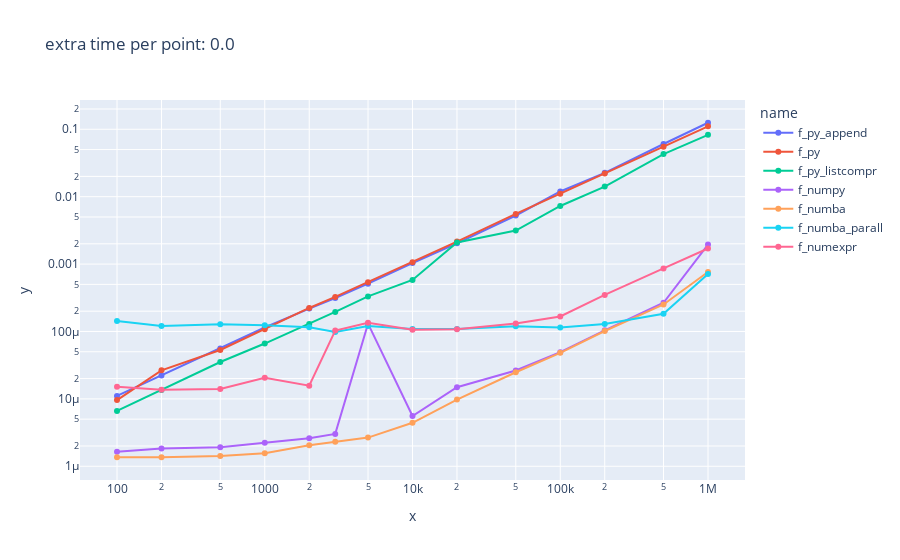
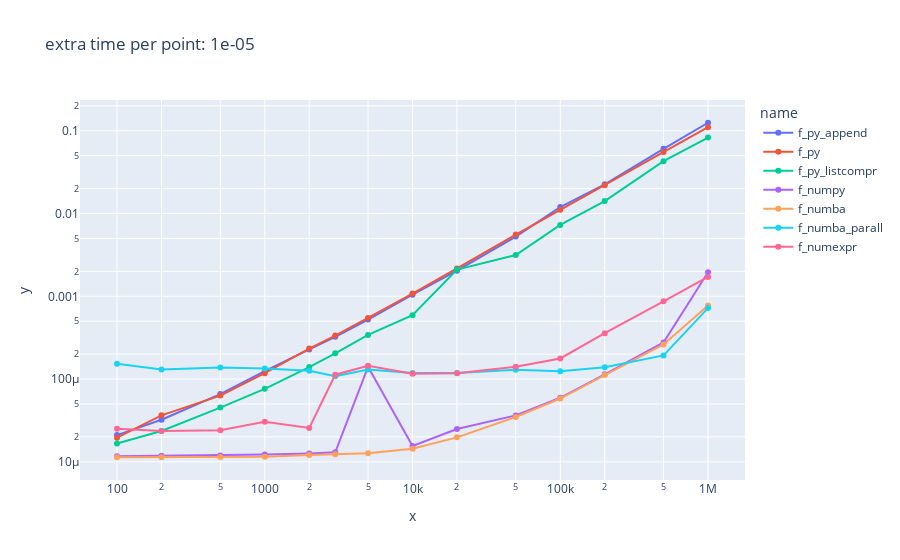
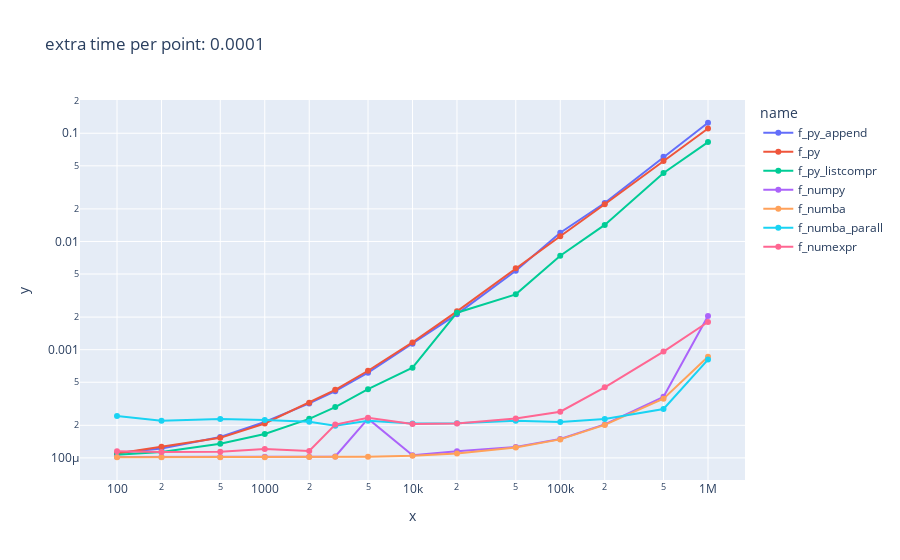
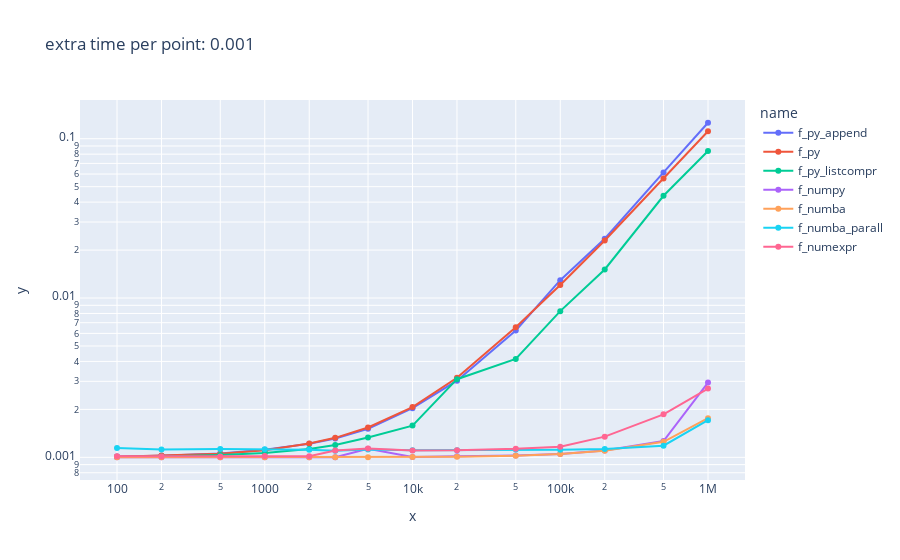

Notebook source saved alongside these figures, in order:
### Code cell
for t in addons:
    l = [pd.DataFrame({'name': f.__name__, 
                       'x': sizes, 
                       'y': times[:, j] + t
                      }) 
        for j, f in enumerate(funcs)]
    df = pd.concat(l)
    px.line(df, x='x', y='y', color='name', title=f'extra time per point: {t}', log_x=True, log_y=True, markers=True).show()

### Figure 1 — Plotly figure (JSON) as saved in the notebook; plotly's stock layout.template omitted (floating-point values rounded to 4 significant figures)
{"data": [{"hovertemplate": "name=f_py_append<br>x=%{x}<br>y=%{y}<extra></extra>", "legendgroup": "f_py_append", "line": {"color": "#636efa", "dash": "solid"}, "marker": {"symbol": "circle"}, "mode": "lines+markers", "name": "f_py_append", "orientation": "v", "showlegend": true, "type": "scatter", "x": [100, 200, 500, 1000, 2000, 3000, 5000, 10000, 20000, 50000, 100000, 200000, 500000, 1000000], "xaxis": "x", "y": [1.105e-05, 2.227e-05, 5.584e-05, 0.0001145, 0.0002184, 0.0003134, 0.0005128, 0.001037, 0.00203, 0.005258, 0.01195, 0.02255, 0.06042, 0.125], "yaxis": "y"}, {"hovertemplate": "name=f_py<br>x=%{x}<br>y=%{y}<extra></extra>", "legendgroup": "f_py", "line": {"color": "#EF553B", "dash": "solid"}, "marker": {"symbol": "circle"}, "mode": "lines+markers", "name": "f_py", "orientation": "v", "showlegend": true, "type": "scatter", "x": [100, 200, 500, 1000, 2000, 3000, 5000, 10000, 20000, 50000, 100000, 200000, 500000, 1000000], "xaxis": "x", "y": [9.608e-06, 2.649e-05, 5.316e-05, 0.0001078, 0.0002233, 0.0003259, 0.0005387, 0.001068, 0.00216, 0.005555, 0.01107, 0.02199, 0.05528, 0.1104], "yaxis": "y"}, {"hovertemplate": "name=f_py_listcompr<br>x=%{x}<br>y=%{y}<extra></extra>", "legendgroup": "f_py_listcompr", "line": {"color": "#00cc96", "dash": "solid"}, "marker": {"symbol": "circle"}, "mode": "lines+markers", "name": "f_py_listcompr", "orientation": "v", "showlegend": true, "type": "scatter", "x": [100, 200, 500, 1000, 2000, 3000, 5000, 10000, 20000, 50000, 100000, 200000, 500000, 1000000], "xaxis": "x", "y": [6.628e-06, 1.355e-05, 3.523e-05, 6.623e-05, 0.0001295, 0.0001948, 0.0003315, 0.000582, 0.002095, 0.003147, 0.007274, 0.01412, 0.04284, 0.08277], "yaxis": "y"}, {"hovertemplate": "name=f_numpy<br>x=%{x}<br>y=%{y}<extra></extra>", "legendgroup": "f_numpy", "line": {"color": "#ab63fa", "dash": "solid"}, "marker": {"symbol": "circle"}, "mode": "lines+markers", "name": "f_numpy", "orientation": "v", "showlegend": true, "type": "scatter", "x": [100, 200, 500, 1000, 2000, 3000, 5000, 10000, 20000, 50000, 100000, 200000, 500000, 1000000], "xaxis": "x", "y": [1.643e-06, 1.837e-06, 1.924e-06, 2.231e-06, 2.608e-06, 3.025e-06, 0.0001306, 5.574e-06, 1.491e-05, 2.639e-05, 4.938e-05, 0.000104, 0.0002666, 0.001945], "yaxis": "y"}, {"hovertemplate": "name=f_numba<br>x=%{x}<br>y=%{y}<extra></extra>", "legendgroup": "f_numba", "line": {"color": "#FFA15A", "dash": "solid"}, "marker": {"symbol": "circle"}, "mode": "lines+markers", "name": "f_numba", "orientation": "v", "showlegend": true, "type": "scatter", "x": [100, 200, 500, 1000, 2000, 3000, 5000, 10000, 20000, 50000, 100000, 200000, 500000, 1000000], "xaxis": "x", "y": [1.361e-06, 1.363e-06, 1.416e-06, 1.558e-06, 2.055e-06, 2.314e-06, 2.665e-06, 4.421e-06, 9.766e-06, 2.484e-05, 4.819e-05, 0.0001017, 0.0002519, 0.0007616], "yaxis": "y"}, {"hovertemplate": "name=f_numba_parall<br>x=%{x}<br>y=%{y}<extra></extra>", "legendgroup": "f_numba_parall", "line": {"color": "#19d3f3", "dash": "solid"}, "marker": {"symbol": "circle"}, "mode": "lines+markers", "name": "f_numba_parall", "orientation": "v", "showlegend": true, "type": "scatter", "x": [100, 200, 500, 1000, 2000, 3000, 5000, 10000, 20000, 50000, 100000, 200000, 500000, 1000000], "xaxis": "x", "y": [0.0001434, 0.0001204, 0.0001284, 0.0001242, 0.0001159, 9.82e-05, 0.0001207, 0.0001084, 0.0001085, 0.0001199, 0.0001146, 0.0001287, 0.0001833, 0.0007101], "yaxis": "y"}, {"hovertemplate": "name=f_numexpr<br>x=%{x}<br>y=%{y}<extra></extra>", "legendgroup": "f_numexpr", "line": {"color": "#FF6692", "dash": "solid"}, "marker": {"symbol": "circle"}, "mode": "lines+markers", "name": "f_numexpr", "orientation": "v", "showlegend": true, "type": "scatter", "x": [100, 200, 500, 1000, 2000, 3000, 5000, 10000, 20000, 50000, 100000, 200000, 500000, 1000000], "xaxis": "x", "y": [1.513e-05, 1.364e-05, 1.402e-05, 2.054e-05, 1.572e-05, 0.000103, 0.000135, 0.0001059, 0.0001075, 0.0001312, 0.0001673, 0.0003488, 0.0008611, 0.001702], "yaxis": "y"}], "layout": {"legend": {"title": {"text": "name"}, "tracegroupgap": 0}, "title": {"text": "extra time per point: 0.0"}, "xaxis": {"anchor": "y", "domain": [0, 1], "title": {"text": "x"}, "type": "log"}, "yaxis": {"anchor": "x", "domain": [0, 1], "title": {"text": "y"}, "type": "log"}}}

### Figure 2 — Plotly figure (JSON) as saved in the notebook; plotly's stock layout.template omitted (floating-point values rounded to 4 significant figures)
{"data": [{"hovertemplate": "name=f_py_append<br>x=%{x}<br>y=%{y}<extra></extra>", "legendgroup": "f_py_append", "line": {"color": "#636efa", "dash": "solid"}, "marker": {"symbol": "circle"}, "mode": "lines+markers", "name": "f_py_append", "orientation": "v", "showlegend": true, "type": "scatter", "x": [100, 200, 500, 1000, 2000, 3000, 5000, 10000, 20000, 50000, 100000, 200000, 500000, 1000000], "xaxis": "x", "y": [2.105e-05, 3.227e-05, 6.584e-05, 0.0001245, 0.0002284, 0.0003234, 0.0005228, 0.001047, 0.00204, 0.005268, 0.01196, 0.02256, 0.06043, 0.125], "yaxis": "y"}, {"hovertemplate": "name=f_py<br>x=%{x}<br>y=%{y}<extra></extra>", "legendgroup": "f_py", "line": {"color": "#EF553B", "dash": "solid"}, "marker": {"symbol": "circle"}, "mode": "lines+markers", "name": "f_py", "orientation": "v", "showlegend": true, "type": "scatter", "x": [100, 200, 500, 1000, 2000, 3000, 5000, 10000, 20000, 50000, 100000, 200000, 500000, 1000000], "xaxis": "x", "y": [1.961e-05, 3.649e-05, 6.316e-05, 0.0001178, 0.0002333, 0.0003359, 0.0005487, 0.001078, 0.00217, 0.005565, 0.01108, 0.022, 0.05529, 0.1104], "yaxis": "y"}, {"hovertemplate": "name=f_py_listcompr<br>x=%{x}<br>y=%{y}<extra></extra>", "legendgroup": "f_py_listcompr", "line": {"color": "#00cc96", "dash": "solid"}, "marker": {"symbol": "circle"}, "mode": "lines+markers", "name": "f_py_listcompr", "orientation": "v", "showlegend": true, "type": "scatter", "x": [100, 200, 500, 1000, 2000, 3000, 5000, 10000, 20000, 50000, 100000, 200000, 500000, 1000000], "xaxis": "x", "y": [1.663e-05, 2.355e-05, 4.523e-05, 7.623e-05, 0.0001395, 0.0002048, 0.0003415, 0.000592, 0.002105, 0.003157, 0.007284, 0.01413, 0.04285, 0.08278], "yaxis": "y"}, {"hovertemplate": "name=f_numpy<br>x=%{x}<br>y=%{y}<extra></extra>", "legendgroup": "f_numpy", "line": {"color": "#ab63fa", "dash": "solid"}, "marker": {"symbol": "circle"}, "mode": "lines+markers", "name": "f_numpy", "orientation": "v", "showlegend": true, "type": "scatter", "x": [100, 200, 500, 1000, 2000, 3000, 5000, 10000, 20000, 50000, 100000, 200000, 500000, 1000000], "xaxis": "x", "y": [1.164e-05, 1.184e-05, 1.192e-05, 1.223e-05, 1.261e-05, 1.303e-05, 0.0001406, 1.557e-05, 2.491e-05, 3.639e-05, 5.938e-05, 0.000114, 0.0002766, 0.001955], "yaxis": "y"}, {"hovertemplate": "name=f_numba<br>x=%{x}<br>y=%{y}<extra></extra>", "legendgroup": "f_numba", "line": {"color": "#FFA15A", "dash": "solid"}, "marker": {"symbol": "circle"}, "mode": "lines+markers", "name": "f_numba", "orientation": "v", "showlegend": true, "type": "scatter", "x": [100, 200, 500, 1000, 2000, 3000, 5000, 10000, 20000, 50000, 100000, 200000, 500000, 1000000], "xaxis": "x", "y": [1.136e-05, 1.136e-05, 1.142e-05, 1.156e-05, 1.206e-05, 1.231e-05, 1.266e-05, 1.442e-05, 1.977e-05, 3.484e-05, 5.819e-05, 0.0001117, 0.0002619, 0.0007716], "yaxis": "y"}, {"hovertemplate": "name=f_numba_parall<br>x=%{x}<br>y=%{y}<extra></extra>", "legendgroup": "f_numba_parall", "line": {"color": "#19d3f3", "dash": "solid"}, "marker": {"symbol": "circle"}, "mode": "lines+markers", "name": "f_numba_parall", "orientation": "v", "showlegend": true, "type": "scatter", "x": [100, 200, 500, 1000, 2000, 3000, 5000, 10000, 20000, 50000, 100000, 200000, 500000, 1000000], "xaxis": "x", "y": [0.0001534, 0.0001304, 0.0001384, 0.0001342, 0.0001259, 0.0001082, 0.0001307, 0.0001184, 0.0001185, 0.0001299, 0.0001246, 0.0001387, 0.0001933, 0.0007201], "yaxis": "y"}, {"hovertemplate": "name=f_numexpr<br>x=%{x}<br>y=%{y}<extra></extra>", "legendgroup": "f_numexpr", "line": {"color": "#FF6692", "dash": "solid"}, "marker": {"symbol": "circle"}, "mode": "lines+markers", "name": "f_numexpr", "orientation": "v", "showlegend": true, "type": "scatter", "x": [100, 200, 500, 1000, 2000, 3000, 5000, 10000, 20000, 50000, 100000, 200000, 500000, 1000000], "xaxis": "x", "y": [2.513e-05, 2.364e-05, 2.402e-05, 3.054e-05, 2.572e-05, 0.000113, 0.000145, 0.0001159, 0.0001175, 0.0001412, 0.0001773, 0.0003588, 0.0008711, 0.001712], "yaxis": "y"}], "layout": {"legend": {"title": {"text": "name"}, "tracegroupgap": 0}, "title": {"text": "extra time per point: 1e-05"}, "xaxis": {"anchor": "y", "domain": [0, 1], "title": {"text": "x"}, "type": "log"}, "yaxis": {"anchor": "x", "domain": [0, 1], "title": {"text": "y"}, "type": "log"}}}

### Figure 3 — Plotly figure (JSON) as saved in the notebook; plotly's stock layout.template omitted (floating-point values rounded to 4 significant figures)
{"data": [{"hovertemplate": "name=f_py_append<br>x=%{x}<br>y=%{y}<extra></extra>", "legendgroup": "f_py_append", "line": {"color": "#636efa", "dash": "solid"}, "marker": {"symbol": "circle"}, "mode": "lines+markers", "name": "f_py_append", "orientation": "v", "showlegend": true, "type": "scatter", "x": [100, 200, 500, 1000, 2000, 3000, 5000, 10000, 20000, 50000, 100000, 200000, 500000, 1000000], "xaxis": "x", "y": [0.0001111, 0.0001223, 0.0001558, 0.0002145, 0.0003184, 0.0004134, 0.0006128, 0.001137, 0.00213, 0.005358, 0.01205, 0.02265, 0.06052, 0.1251], "yaxis": "y"}, {"hovertemplate": "name=f_py<br>x=%{x}<br>y=%{y}<extra></extra>", "legendgroup": "f_py", "line": {"color": "#EF553B", "dash": "solid"}, "marker": {"symbol": "circle"}, "mode": "lines+markers", "name": "f_py", "orientation": "v", "showlegend": true, "type": "scatter", "x": [100, 200, 500, 1000, 2000, 3000, 5000, 10000, 20000, 50000, 100000, 200000, 500000, 1000000], "xaxis": "x", "y": [0.0001096, 0.0001265, 0.0001532, 0.0002078, 0.0003233, 0.0004259, 0.0006387, 0.001168, 0.00226, 0.005655, 0.01117, 0.02209, 0.05538, 0.1105], "yaxis": "y"}, {"hovertemplate": "name=f_py_listcompr<br>x=%{x}<br>y=%{y}<extra></extra>", "legendgroup": "f_py_listcompr", "line": {"color": "#00cc96", "dash": "solid"}, "marker": {"symbol": "circle"}, "mode": "lines+markers", "name": "f_py_listcompr", "orientation": "v", "showlegend": true, "type": "scatter", "x": [100, 200, 500, 1000, 2000, 3000, 5000, 10000, 20000, 50000, 100000, 200000, 500000, 1000000], "xaxis": "x", "y": [0.0001066, 0.0001136, 0.0001352, 0.0001662, 0.0002295, 0.0002948, 0.0004315, 0.000682, 0.002195, 0.003247, 0.007374, 0.01422, 0.04294, 0.08287], "yaxis": "y"}, {"hovertemplate": "name=f_numpy<br>x=%{x}<br>y=%{y}<extra></extra>", "legendgroup": "f_numpy", "line": {"color": "#ab63fa", "dash": "solid"}, "marker": {"symbol": "circle"}, "mode": "lines+markers", "name": "f_numpy", "orientation": "v", "showlegend": true, "type": "scatter", "x": [100, 200, 500, 1000, 2000, 3000, 5000, 10000, 20000, 50000, 100000, 200000, 500000, 1000000], "xaxis": "x", "y": [0.0001016, 0.0001018, 0.0001019, 0.0001022, 0.0001026, 0.000103, 0.0002306, 0.0001056, 0.0001149, 0.0001264, 0.0001494, 0.000204, 0.0003666, 0.002045], "yaxis": "y"}, {"hovertemplate": "name=f_numba<br>x=%{x}<br>y=%{y}<extra></extra>", "legendgroup": "f_numba", "line": {"color": "#FFA15A", "dash": "solid"}, "marker": {"symbol": "circle"}, "mode": "lines+markers", "name": "f_numba", "orientation": "v", "showlegend": true, "type": "scatter", "x": [100, 200, 500, 1000, 2000, 3000, 5000, 10000, 20000, 50000, 100000, 200000, 500000, 1000000], "xaxis": "x", "y": [0.0001014, 0.0001014, 0.0001014, 0.0001016, 0.0001021, 0.0001023, 0.0001027, 0.0001044, 0.0001098, 0.0001248, 0.0001482, 0.0002017, 0.0003519, 0.0008616], "yaxis": "y"}, {"hovertemplate": "name=f_numba_parall<br>x=%{x}<br>y=%{y}<extra></extra>", "legendgroup": "f_numba_parall", "line": {"color": "#19d3f3", "dash": "solid"}, "marker": {"symbol": "circle"}, "mode": "lines+markers", "name": "f_numba_parall", "orientation": "v", "showlegend": true, "type": "scatter", "x": [100, 200, 500, 1000, 2000, 3000, 5000, 10000, 20000, 50000, 100000, 200000, 500000, 1000000], "xaxis": "x", "y": [0.0002434, 0.0002204, 0.0002284, 0.0002242, 0.0002159, 0.0001982, 0.0002207, 0.0002084, 0.0002085, 0.0002199, 0.0002146, 0.0002287, 0.0002833, 0.0008101], "yaxis": "y"}, {"hovertemplate": "name=f_numexpr<br>x=%{x}<br>y=%{y}<extra></extra>", "legendgroup": "f_numexpr", "line": {"color": "#FF6692", "dash": "solid"}, "marker": {"symbol": "circle"}, "mode": "lines+markers", "name": "f_numexpr", "orientation": "v", "showlegend": true, "type": "scatter", "x": [100, 200, 500, 1000, 2000, 3000, 5000, 10000, 20000, 50000, 100000, 200000, 500000, 1000000], "xaxis": "x", "y": [0.0001151, 0.0001136, 0.000114, 0.0001205, 0.0001157, 0.000203, 0.000235, 0.0002059, 0.0002075, 0.0002312, 0.0002673, 0.0004488, 0.0009611, 0.001802], "yaxis": "y"}], "layout": {"legend": {"title": {"text": "name"}, "tracegroupgap": 0}, "title": {"text": "extra time per point: 0.0001"}, "xaxis": {"anchor": "y", "domain": [0, 1], "title": {"text": "x"}, "type": "log"}, "yaxis": {"anchor": "x", "domain": [0, 1], "title": {"text": "y"}, "type": "log"}}}

### Figure 4 — Plotly figure (JSON) as saved in the notebook; plotly's stock layout.template omitted (floating-point values rounded to 4 significant figures)
{"data": [{"hovertemplate": "name=f_py_append<br>x=%{x}<br>y=%{y}<extra></extra>", "legendgroup": "f_py_append", "line": {"color": "#636efa", "dash": "solid"}, "marker": {"symbol": "circle"}, "mode": "lines+markers", "name": "f_py_append", "orientation": "v", "showlegend": true, "type": "scatter", "x": [100, 200, 500, 1000, 2000, 3000, 5000, 10000, 20000, 50000, 100000, 200000, 500000, 1000000], "xaxis": "x", "y": [0.001011, 0.001022, 0.001056, 0.001114, 0.001218, 0.001313, 0.001513, 0.002037, 0.00303, 0.006258, 0.01295, 0.02355, 0.06142, 0.126], "yaxis": "y"}, {"hovertemplate": "name=f_py<br>x=%{x}<br>y=%{y}<extra></extra>", "legendgroup": "f_py", "line": {"color": "#EF553B", "dash": "solid"}, "marker": {"symbol": "circle"}, "mode": "lines+markers", "name": "f_py", "orientation": "v", "showlegend": true, "type": "scatter", "x": [100, 200, 500, 1000, 2000, 3000, 5000, 10000, 20000, 50000, 100000, 200000, 500000, 1000000], "xaxis": "x", "y": [0.00101, 0.001026, 0.001053, 0.001108, 0.001223, 0.001326, 0.001539, 0.002068, 0.00316, 0.006555, 0.01207, 0.02299, 0.05628, 0.1114], "yaxis": "y"}, {"hovertemplate": "name=f_py_listcompr<br>x=%{x}<br>y=%{y}<extra></extra>", "legendgroup": "f_py_listcompr", "line": {"color": "#00cc96", "dash": "solid"}, "marker": {"symbol": "circle"}, "mode": "lines+markers", "name": "f_py_listcompr", "orientation": "v", "showlegend": true, "type": "scatter", "x": [100, 200, 500, 1000, 2000, 3000, 5000, 10000, 20000, 50000, 100000, 200000, 500000, 1000000], "xaxis": "x", "y": [0.001007, 0.001014, 0.001035, 0.001066, 0.001129, 0.001195, 0.001331, 0.001582, 0.003095, 0.004147, 0.008274, 0.01512, 0.04384, 0.08377], "yaxis": "y"}, {"hovertemplate": "name=f_numpy<br>x=%{x}<br>y=%{y}<extra></extra>", "legendgroup": "f_numpy", "line": {"color": "#ab63fa", "dash": "solid"}, "marker": {"symbol": "circle"}, "mode": "lines+markers", "name": "f_numpy", "orientation": "v", "showlegend": true, "type": "scatter", "x": [100, 200, 500, 1000, 2000, 3000, 5000, 10000, 20000, 50000, 100000, 200000, 500000, 1000000], "xaxis": "x", "y": [0.001002, 0.001002, 0.001002, 0.001002, 0.001003, 0.001003, 0.001131, 0.001006, 0.001015, 0.001026, 0.001049, 0.001104, 0.001267, 0.002945], "yaxis": "y"}, {"hovertemplate": "name=f_numba<br>x=%{x}<br>y=%{y}<extra></extra>", "legendgroup": "f_numba", "line": {"color": "#FFA15A", "dash": "solid"}, "marker": {"symbol": "circle"}, "mode": "lines+markers", "name": "f_numba", "orientation": "v", "showlegend": true, "type": "scatter", "x": [100, 200, 500, 1000, 2000, 3000, 5000, 10000, 20000, 50000, 100000, 200000, 500000, 1000000], "xaxis": "x", "y": [0.001001, 0.001001, 0.001001, 0.001002, 0.001002, 0.001002, 0.001003, 0.001004, 0.00101, 0.001025, 0.001048, 0.001102, 0.001252, 0.001762], "yaxis": "y"}, {"hovertemplate": "name=f_numba_parall<br>x=%{x}<br>y=%{y}<extra></extra>", "legendgroup": "f_numba_parall", "line": {"color": "#19d3f3", "dash": "solid"}, "marker": {"symbol": "circle"}, "mode": "lines+markers", "name": "f_numba_parall", "orientation": "v", "showlegend": true, "type": "scatter", "x": [100, 200, 500, 1000, 2000, 3000, 5000, 10000, 20000, 50000, 100000, 200000, 500000, 1000000], "xaxis": "x", "y": [0.001143, 0.00112, 0.001128, 0.001124, 0.001116, 0.001098, 0.001121, 0.001108, 0.001108, 0.00112, 0.001115, 0.001129, 0.001183, 0.00171], "yaxis": "y"}, {"hovertemplate": "name=f_numexpr<br>x=%{x}<br>y=%{y}<extra></extra>", "legendgroup": "f_numexpr", "line": {"color": "#FF6692", "dash": "solid"}, "marker": {"symbol": "circle"}, "mode": "lines+markers", "name": "f_numexpr", "orientation": "v", "showlegend": true, "type": "scatter", "x": [100, 200, 500, 1000, 2000, 3000, 5000, 10000, 20000, 50000, 100000, 200000, 500000, 1000000], "xaxis": "x", "y": [0.001015, 0.001014, 0.001014, 0.001021, 0.001016, 0.001103, 0.001135, 0.001106, 0.001107, 0.001131, 0.001167, 0.001349, 0.001861, 0.002702], "yaxis": "y"}], "layout": {"legend": {"title": {"text": "name"}, "tracegroupgap": 0}, "title": {"text": "extra time per point: 0.001"}, "xaxis": {"anchor": "y", "domain": [0, 1], "title": {"text": "x"}, "type": "log"}, "yaxis": {"anchor": "x", "domain": [0, 1], "title": {"text": "y"}, "type": "log"}}}
